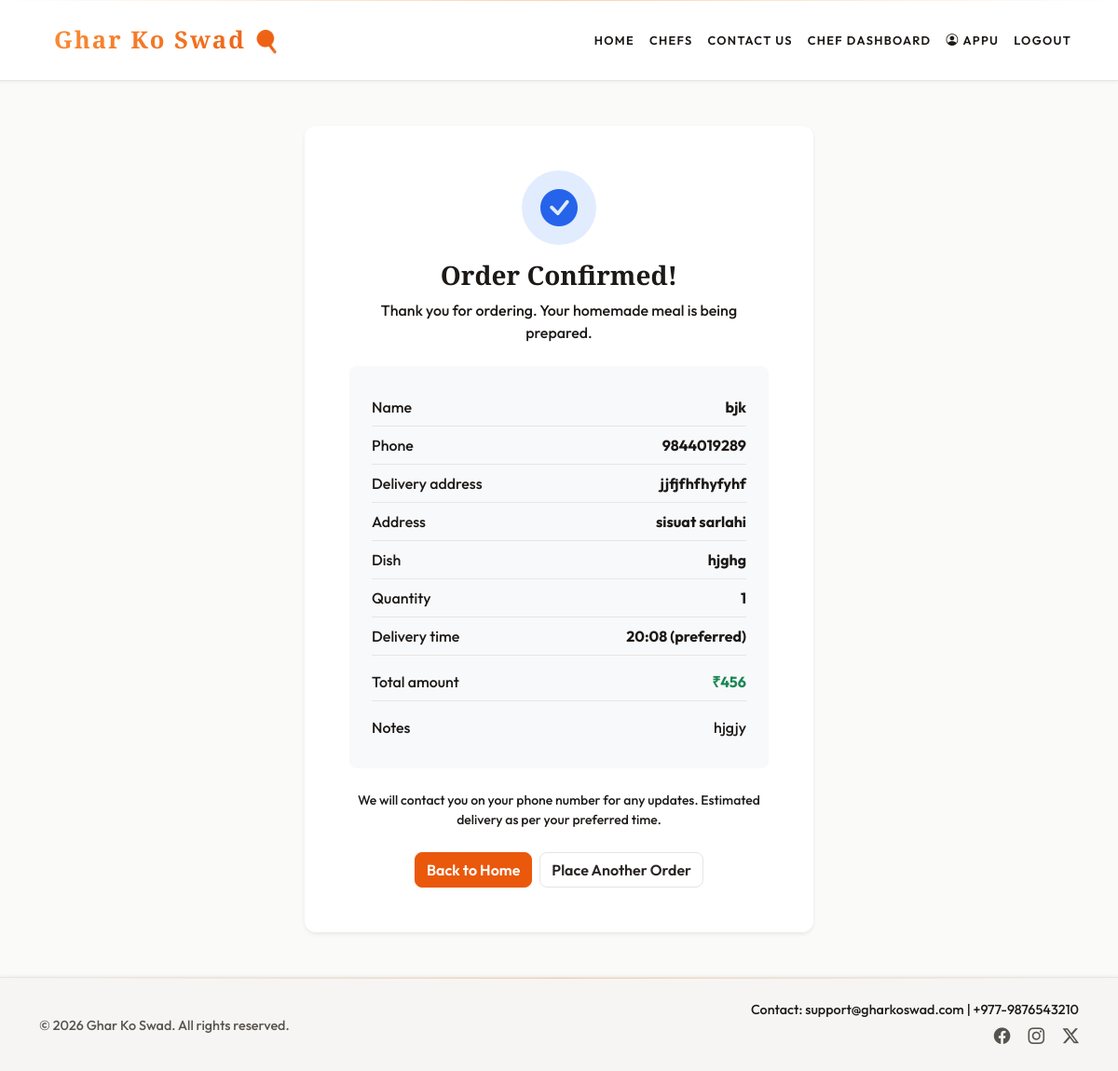
Screenshot of /order/confirmation/3/ (signed in) with the database file from the repository.
### core/models.py (models this page shows, shortened)
class CustomUser(AbstractUser):
    USER_TYPE_CHOICES = (
        ('customer', 'Customer'),
        ('chef', 'Chef'),
    )
    username = None
    email = models.EmailField(unique=True)
    phone = models.CharField(max_length=15, blank=True)
    address = models.TextField(blank=True)
    user_type = models.CharField(max_length=10, choices=USER_TYPE_CHOICES, default='customer')
    speciality = models.CharField(max_length=200, blank=True, null=True)
    USERNAME_FIELD = 'email'
    REQUIRED_FIELDS = []
    objects = CustomUserManager()

class Order(models.Model):
    DISH_CHOICES = [
        ('thali', 'Homemade Thali'),
        ('momo', 'Steamed Momo Platter'),
        ('biryani', 'Veg Biryani'),
        ('soup', 'Comfort Veg Soup'),
    ]
    STATUS_CHOICES = [
        ('pending', 'Pending'),
        ('confirmed', 'Confirmed'),
        ('preparing', 'Preparing'),
        ('delivered', 'Delivered'),
        ('cancelled', 'Cancelled'),
    ]
    chef = models.ForeignKey(settings.AUTH_USER_MODEL, on_delete=models.CASCADE, related_name='orders_received', null=True, blank=True)
    customer = models.ForeignKey(settings.AUTH_USER_MODEL, on_delete=models.SET_NULL, null=True, blank=True, related_name='orders_placed')
    food_item = models.ForeignKey(FoodItem, on_delete=models.SET_NULL, null=True, blank=True, related_name='orders')
    name = models.CharField(max_length=200)
    phone = models.CharField(max_length=20)
    address = models.TextField()
    dish = models.CharField(max_length=20, choices=DISH_CHOICES, blank=True)
    quantity = models.PositiveIntegerField(default=1)
    total = models.CharField(max_length=50)
    delivery_time = models.CharField(max_length=100, blank=True)
    notes = models.TextField(blank=True)
    status = models.CharField(max_length=20, choices=STATUS_CHOICES, default='pending')
    created_at = models.DateTimeField(auto_now_add=True)
    class Meta:
        ordering = ['-created_at']

class FoodItem(models.Model):
    CATEGORY_CHOICES = [
        ('rice', 'Rice'),
        ('veg', 'Veg'),
        ('non_veg', 'Non-veg'),
        ('sweets_mithai', 'Sweets (Mithai)'),
        ('breads', 'Breads'),
        ('sweets_desserts', 'Sweets & Desserts'),
        ('pickles_sides', 'Pickles & Side Dishes'),
        ('curries', 'Curries'),
        ('soups', 'Soups'),
        ('snacks', 'Snacks'),
        ('nepali', 'Nepali'),
        ('indian', 'Indian'),
        ('other', 'Other (add your own)'),
    ]
    AVAILABILITY_CHOICES = [
        ('daily', 'Daily'),
        ('weekdays', 'Weekdays Only'),
        ('weekends', 'Weekends Only'),
        ('custom', 'Custom'),
    ]
    chef = models.ForeignKey(settings.AUTH_USER_MODEL, on_delete=models.CASCADE, related_name='food_items')
    name = models.CharField(max_length=200)
    category = models.CharField(max_length=30, choices=CATEGORY_CHOICES, default='other')
    category_custom = models.CharField(max_length=100, blank=True, help_text='When category is Other, your own category name')
    price = models.DecimalField(max_digits=10, decimal_places=2)
    description = models.TextField(blank=True)
    image = models.ImageField(upload_to='food/%Y/%m/', blank=True, null=True)
    image_url = models.URLField(blank=True, max_length=500)
    servings_available = models.PositiveIntegerField(default=10)
    availability = models.CharField(max_length=20, choices=AVAILABILITY_CHOICES, default='daily')
    is_vegetarian = models.BooleanField(default=True)
    is_spicy = models.BooleanField(default=False)
    created_at = models.DateTimeField(auto_now_add=True)
    class Meta:
        ordering = ['-created_at']

### core/views.py (the view)
# urls.py: path('order/confirmation/<int:order_id>/', views.order_confirmation, name='order_confirmation'),
def order_confirmation(request, order_id):
    order_obj = get_object_or_404(Order.objects.select_related('chef', 'food_item'), id=order_id)
    return render(request, 'core/order_confirmation.html', {'order': order_obj})

### core/context_processors.py (called while the page is built)
def user_profile(request):
    class ProfileRole:
        def __init__(self, role):
            self.role = role
    role = getattr(request.user, 'user_type', None) if request.user.is_authenticated else None
    return {'user_profile': ProfileRole(role) if role else None}

### templates/core/order_confirmation.html (shortened to what this page needs)
{% extends 'base.html' %}
{% load static %}
{% block content %}
<section class="py-5">
    <div class="container">
        <div class="row justify-content-center">
            <div class="col-lg-6">
                <div class="card shadow-sm border-0">
                    <div class="card-body p-4 p-md-5 text-center">
                        <div class="confirmation-icon"><i class="bi bi-check-circle-fill"></i></div>
                        <h1 class="h3 fw-bold mb-2">Order Confirmed!</h1>
                        <p class="text-muted mb-4">Thank you for ordering. Your homemade meal is being prepared.</p>
                        <div class="bg-light rounded-3 p-4 text-start mb-4">
                            <div class="order-summary-row"><span class="text-muted">Name</span><strong>{{ order.name }}</strong></div>
                            <div class="order-summary-row"><span class="text-muted">Phone</span><strong>{{ order.phone }}</strong></div>
                            <div class="order-summary-row"><span class="text-muted">Delivery address</span><strong class="text-end" style="max-width: 60%;">{{ order.address }}</strong></div>
                            {% if order.chef.address %}<div class="order-summary-row"><span class="text-muted">Address</span><strong class="text-end" style="max-width: 60%;">{{ order.chef.address }}</strong></div>{% endif %}
                            <div class="order-summary-row"><span class="text-muted">Dish</span><strong>{% if order.food_item %}{{ order.food_item.name }}{% else %}{{ order.get_dish_display }}{% endif %}</strong></div>
                            <div class="order-summary-row"><span class="text-muted">Quantity</span><strong>{{ order.quantity }}</strong></div>
                            <div class="order-summary-row"><span class="text-muted">Delivery time</span><strong>{{ order.delivery_time }}</strong></div>
                            <div class="order-summary-row pt-2 mt-2"><span>Total amount</span><strong class="text-success">{{ order.total }}</strong></div>
                            {% if order.notes %}<div class="order-summary-row mt-2"><span class="text-muted">Notes</span><span class="text-end" style="max-width: 60%;">{{ order.notes }}</span></div>{% endif %}
                        </div>
                        <p class="small text-muted mb-4">We will contact you on your phone number for any updates. Estimated delivery as per your preferred time.</p>
                        <div class="d-flex flex-column flex-sm-row gap-2 justify-content-center">
                            <a href="{% url 'core:index' %}" class="btn btn-primary">Back to Home</a>
                            <a href="{% url 'core:order' %}" class="btn btn-outline-primary">Place Another Order</a>
                        </div>
                    </div>
                </div>
            </div>
        </div>
    </div>
</section>
{% endblock %}

### templates/base.html (shortened to what this page needs)
{% load static %}
<!DOCTYPE html>
<html lang="en">
<head>
    <link href="https://cdn.jsdelivr.net/npm/bootstrap@5.3.3/dist/css/bootstrap.min.css" rel="stylesheet">
    <link href="https://cdn.jsdelivr.net/npm/bootstrap-icons@1.11.3/font/bootstrap-icons.css" rel="stylesheet">
    <link rel="stylesheet" href="{% static 'premium.css' %}">
</head>
<body>
    <nav class="navbar navbar-expand-lg navbar-dark">
        <div class="container">
            <a class="navbar-brand fw-bold" href="{% url 'core:index' %}">Ghar Ko Swad</a>
            <div class="collapse navbar-collapse" id="navbarSupportedContent">
                <ul class="navbar-nav ms-auto mb-2 mb-lg-0">
                    <li class="nav-item"><a class="nav-link {% if request.resolver_match.url_name == 'index' %}active{% endif %}" href="{% url 'core:index' %}">Home</a></li>
                    <li class="nav-item"><a class="nav-link {% if request.resolver_match.url_name == 'chef_profile' %}active{% endif %}" href="{% url 'core:chef_profile' %}">Chefs</a></li>
                    <li class="nav-item"><a class="nav-link {% if request.resolver_match.url_name == 'contact' %}active{% endif %}" href="{% url 'core:contact' %}">Contact Us</a></li>
                    {% if user.is_authenticated and user_profile and user_profile.role == 'chef' %}
                    <li class="nav-item"><a class="nav-link {% if request.resolver_match.url_name == 'chef_dashboard' %}active{% endif %}" href="{% url 'core:chef_dashboard' %}">Chef Dashboard</a></li>
                    {% endif %}
                    {% if user.is_authenticated %}
                    <li class="nav-item"><span class="nav-link py-2"><i class="bi bi-person-circle me-1"></i>{% firstof user.get_full_name user.first_name user.email %}</span></li>
                    <li class="nav-item"><a class="nav-link" href="{% url 'core:logout' %}">Logout</a></li>
                    {% else %}
                    <li class="nav-item"><a class="nav-link {% if request.resolver_match.url_name == 'login' %}active{% endif %}" href="{% url 'core:login' %}">Login</a></li>
                    {% endif %}
                </ul>
            </div>
        </div>
    </nav>
    {% block content %}{% endblock %}
    <footer class="py-4 mt-auto">
        <div class="container">
            <div class="row gy-3 align-items-center">
                <div class="col-md-6">
                    <small class="text-muted">© <span id="year"></span> Ghar Ko Swad. All rights reserved.</small>
                </div>
                <div class="col-md-6 text-md-end">
                    <small class="d-block">Contact: support@gharkoswad.com | +977-9876543210</small>
                    <div class="mt-1">
                        <a href="#" class="text-muted me-3"><i class="bi bi-facebook"></i></a>
                        <a href="#" class="text-muted me-3"><i class="bi bi-instagram"></i></a>
                        <a href="#" class="text-muted"><i class="bi bi-twitter-x"></i></a>
                    </div>
                </div>
            </div>
        </div>
    </footer>
</body>
</html>

### premium.css (style rules this page uses)
:root { --ink: #292524; --ink-light: #44403C; --gold: #EA580C; --gold-light: #FB923C; --gold-dark: #C2410C; --cream: #FAFAF9; --cream-warm: #F5F3F0; --surface: #FFFFFF; --nav-bg: #FFFFFF; --footer-bg: #F7F5F3; --text: #1C1917; --text-muted: #57534E; --border: #E7E5E4; --success: #0D9488; --danger: #DC2626; --shadow: rgba(41, 37, 36, 0.06); --shadow-hover: rgba(41, 37, 36, 0.1); --radius: 12px; --radius-sm: 8px; }
.navbar { transition: all 0.4s cubic-bezier(0.4, 0, 0.2, 1); padding: 1rem 0; background: var(--nav-bg); border-bottom: 1px solid var(--border); box-shadow: 0 1px 3px var(--shadow); position: relative; }
.navbar::before { content: ""; position: absolute; top: 0; left: 0; right: 0; height: 1px; background: linear-gradient(90deg, transparent, var(--gold-light), transparent); opacity: 0.4; }
.navbar-brand { font-size: 1.6rem; font-weight: 800; letter-spacing: 0.08em; background: linear-gradient(135deg, var(--gold-light), var(--gold)); -webkit-background-clip: text; -webkit-text-fill-color: transparent; background-clip: text; transition: all 0.3s ease; padding: 8px 16px; border-radius: 8px; }
.navbar-brand::after { content: '🍳'; margin-left: 8px; font-size: 1.4rem; }
.navbar-nav .nav-link, .nav-link { position: relative; font-weight: 600; margin: 0 8px; padding: 8px 0 !important; color: var(--text) !important; transition: all 0.3s ease; text-transform: uppercase; font-size: 0.8rem; letter-spacing: 0.1em; }
.navbar-nav .nav-link::before, .nav-link::before { content: ""; position: absolute; bottom: 0; left: 0; width: 0; height: 2px; background: var(--gold); transition: width 0.3s ease; }
footer { background: var(--footer-bg); border-top: 1px solid var(--border); position: relative; box-shadow: 0 -1px 3px var(--shadow); }
footer::before { content: ""; position: absolute; top: 0; left: 0; width: 100%; height: 1px; background: linear-gradient(90deg, transparent, var(--gold-light), transparent); opacity: 0.4; }
footer small { font-size: 0.9rem; color: var(--text-muted); }
footer a { font-size: 1.1rem; transition: all 0.3s ease; color: var(--text); }
body { background: var(--cream); color: var(--text) !important; font-weight: 500; font-family: 'Outfit', sans-serif; }
body:not(.hero-section), body p, body .lead, body small, .card-body, .card-body p, .card-body small, .card-body span, section:not(.hero-section) p, section:not(.hero-section) .lead, section:not(.hero-section) small, section:not(.hero-section) h1, section:not(.hero-section) h2, section:not(.hero-section) h3, section:not(.hero-section) h4, section:not(.hero-section) h5, section:not(.hero-section) h6 { color: var(--text) !important; }
body h1:not(.hero-title), body h2, body h3, body h4, body h5, body h6, .card-title, .card h1, .card h2, .card h3, .card h4, .card h5, .card h6, .section-title, .home-contact h2, .home-contact h3 { color: var(--text) !important; }
.text-muted { color: var(--text-muted) !important; }
small.text-muted, .text-muted { color: var(--text-muted) !important; }
.navbar-brand, .hero-title, .section-title, h1, h2, .card h1, .home-contact h2, .home-contact h3 { font-family: 'Cormorant Garamond', serif; }
.card { border-radius: var(--radius); transition: transform 0.3s cubic-bezier(0.4, 0, 0.2, 1), box-shadow 0.3s ease; overflow: hidden; position: relative; border: 1px solid var(--border); background: var(--surface); box-shadow: 0 1px 2px var(--shadow); }
.card-title, .card h1, .card h2 { color: var(--text); font-weight: 700; }
.card::before { content: ""; position: absolute; top: 0; left: -100%; width: 100%; height: 100%; background: linear-gradient(90deg, transparent, rgba(234, 88, 12, 0.06), transparent); transition: left 0.5s ease; z-index: 1; pointer-events: none; }
.btn-primary { background: var(--gold); border: 1px solid var(--gold); color: #FFFFFF; box-shadow: 0 1px 3px var(--shadow); border-radius: var(--radius-sm); font-weight: 600; transition: all 0.25s ease; }
.btn-outline-primary { color: var(--ink); border: 1px solid var(--border); background: transparent; border-radius: var(--radius-sm); font-weight: 600; }
a:not(.nav-link):not(.btn) { color: var(--gold-dark); transition: all 0.3s ease; }

### rows the page displays
CustomUser: first_name+last_name "APPU"
Order: name "bjk", phone "9844019289", address "jjfjfhfhyfyhf", chef.address "sisuat sarlahi", food_item.name "hjghg", quantity "1", delivery_time "20:08 (preferred)", total "₹456", notes "hjgjy"
